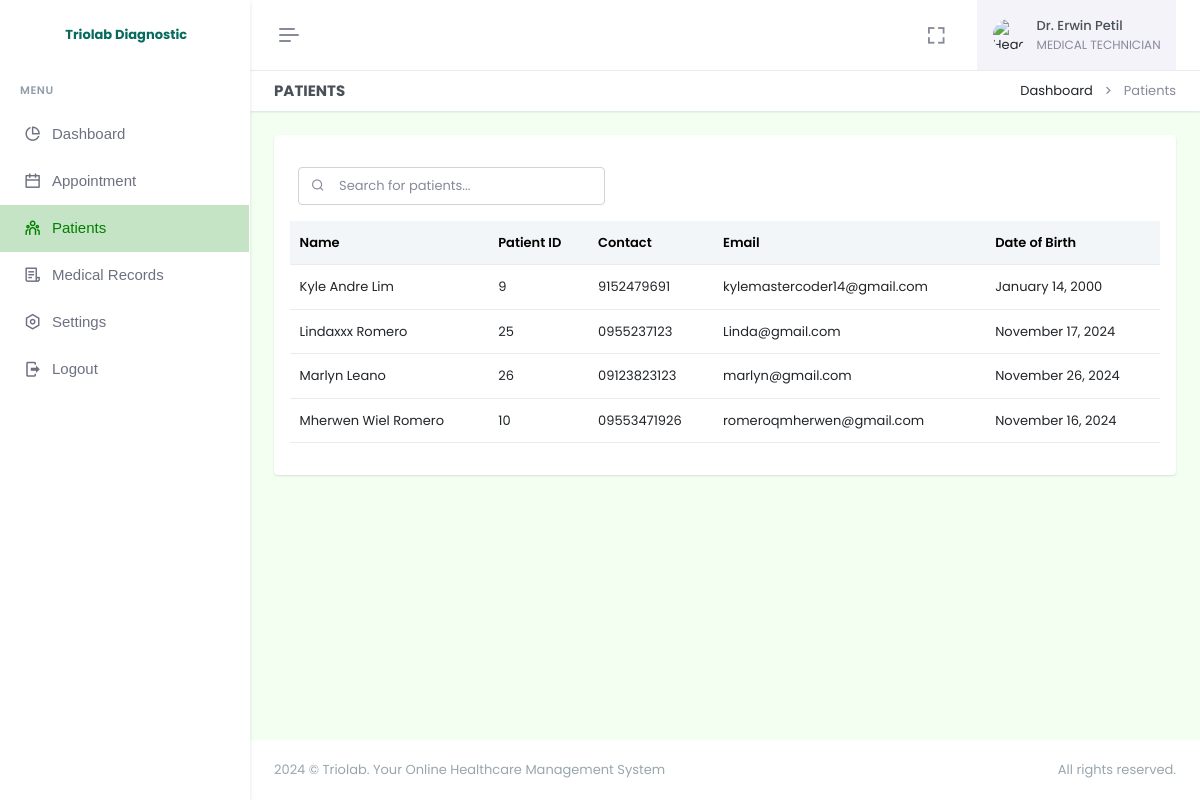
Before: /doctor/patients.php (signed in) with the older database file.
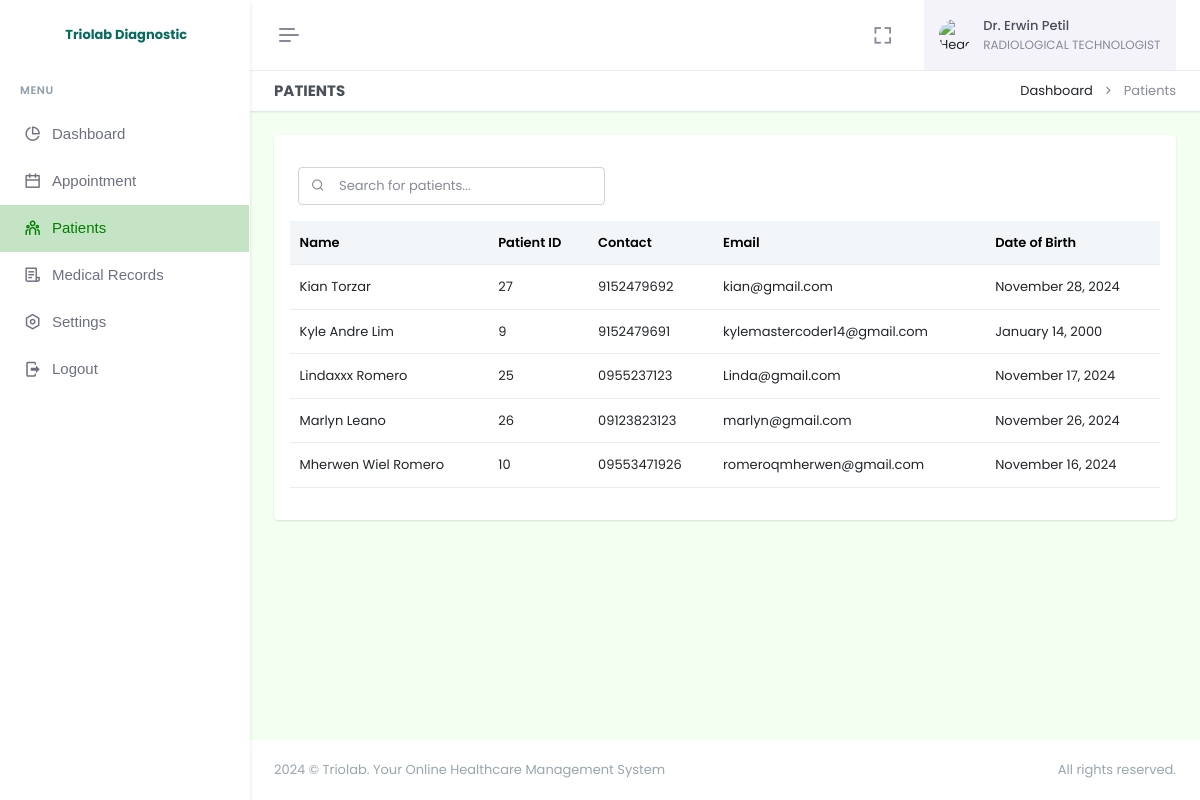
After: the same page with the newer database file.
### tables this page shows
CREATE TABLE `departments` (
  `id` int(255) NOT NULL AUTO_INCREMENT,
  `name` varchar(255) NOT NULL,
  `date_added` date NOT NULL DEFAULT current_timestamp(),
  `is_archive` tinyint(4) NOT NULL DEFAULT 0,
  PRIMARY KEY (`id`)
);

CREATE TABLE `patient` (
  `id` int(11) NOT NULL AUTO_INCREMENT,
  `firstname` varchar(255) NOT NULL,
  `lastname` varchar(255) NOT NULL,
  `age` varchar(255) NOT NULL,
  `sex` varchar(255) NOT NULL,
  `email` varchar(255) NOT NULL,
  `dob` varchar(255) DEFAULT NULL,
  `birthplace` varchar(255) DEFAULT NULL,
  `contact` varchar(255) DEFAULT NULL,
  `password` varchar(255) NOT NULL,
  `province` varchar(255) DEFAULT NULL,
  `city` varchar(255) DEFAULT NULL,
  `barangay` varchar(255) DEFAULT NULL,
  `street` varchar(255) DEFAULT NULL,
  `date_added` timestamp NOT NULL DEFAULT current_timestamp(),
  PRIMARY KEY (`id`)
);

### doctor/patients.php (the view, shortened to what the changed rows need)
<?php
require "../admin/modals/functions.php";
?>
<!doctype html>
<html lang="en" data-layout="vertical" data-topbar="light" data-sidebar="light" data-sidebar-size="lg" data-sidebar-image="none" data-preloader="disable" data-theme="default" data-theme-colors="green">
<head>
    <link rel="stylesheet" href="https://cdn.jsdelivr.net/npm/flatpickr/dist/flatpickr.min.css">
    <link href="assets/css/bootstrap.min.css" rel="stylesheet" type="text/css" />
    <link href="assets/css/icons.min.css" rel="stylesheet" type="text/css" />
    <link href="assets/css/app.min.css" rel="stylesheet" type="text/css" />
    <link href="assets/css/custom.min.css" rel="stylesheet" type="text/css" />
    <link rel="stylesheet" href="assets/css/sweetalert.css">
</head>
<body style="background-color: #F2FFF1">
    <div id="layout-wrapper">
        <?php require "header.php"; ?>
        <div class="main-content">
            <div class="page-content">
                <div class="container-fluid">
                    <div class="row">
                        <div class="col-12">
                            <div class="card">
                                <div class="card-body">
                                    <table class="table align-middle table-nowrap" id="patientTable">
                                        <thead class="table-light">
                                            <tr>
                                                <th>Name</th>
                                                <th>Patient ID</th>
                                                <th>Contact</th>
                                                <th>Email</th>
                                                <th>Date of Birth</th>
                                            </tr>
                                        </thead>
                                        <tbody class="list">
                                            <?php
                                            $selectPatient = $pdo->prepare("
                                                SELECT *
                                                FROM patient
                                                ORDER BY firstname ASC
                                            ");
                                            $selectPatient->execute();
                                            if ($selectPatient->rowCount() > 0) {
                                                while ($row = $selectPatient->fetch(PDO::FETCH_ASSOC)) {
                                                    $fullname = htmlspecialchars($row['firstname']) . " " . htmlspecialchars($row['lastname']);
                                                    $formattedDate = date("F j, Y", strtotime($row['dob']));
                                            ?>
                                                    <tr>
                                                        <td><?= $fullname; ?></td>
                                                        <td><?= htmlspecialchars($row['id']); ?></td>
                                                        <td><?= htmlspecialchars($row['contact']); ?></td>
                                                        <td><?= htmlspecialchars($row['email']); ?></td>
                                                        <td><?= $formattedDate; ?></td>
                                                    </tr>
                                                <?php
                                                }
                                            }
                                            ?>
                                        </tbody>
                                    </table>
                                </div>
                            </div>
                        </div>
                    </div>
                </div>
            </div>
        </div>
    </div>
</body>
</html>

### doctor/header.php (shortened to what the changed rows need)
<header id="page-topbar">
    <div class="layout-width">
        <div class="navbar-header">
            <div class="d-flex align-items-center">
                <?php
                $doctor_id = $_SESSION['user_id'];
                $selectDoctor = $pdo->query("SELECT * FROM doctor WHERE employee_id = '$doctor_id'");
                $fetchDoctor = $selectDoctor->fetch(PDO::FETCH_ASSOC);
                $department_id = $fetchDoctor['department_id'];
                $selectDepartment = $pdo->query("SELECT * FROM departments WHERE id = '$department_id'");
                $fetchDepartment = $selectDepartment->fetch(PDO::FETCH_ASSOC);
                ?>
                <div class="dropdown ms-sm-3 header-item topbar-user">
                    <button type="button" class="btn material-shadow-none" id="page-header-user-dropdown" data-bs-toggle="dropdown" aria-haspopup="true" aria-expanded="false">
                        <span class="d-flex align-items-center">
                            <span class="text-start ms-xl-2">
                                <span class="d-none d-xl-inline-block ms-1 fw-medium user-name-text">Dr. <?= $fetchDoctor['firstname'] . " " . $fetchDoctor['lastname'] ?></span>
                                <span class="d-none d-xl-block ms-1 fs-12 user-name-sub-text"><?= $fetchDepartment['name'] ?></span>
                            </span>
                        </span>
                    </button>
                </div>
            </div>
        </div>
    </div>
</header>

Changed rows visible on the page:
no longer on this page (row unchanged): departments: name "MEDICAL TECHNICIAN"
now on this page (row unchanged): departments: name "RADIOLOGICAL TECHNOLOGIST"
added patient: fullname "Kian Torzar", id "27", contact "9152479692", email "kian@gmail.com", dob "November 28, 2024"
